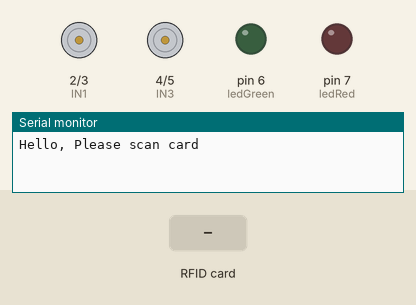
Bench run of a sketch on a simulated Arduino Uno, built with avr-gcc and run on an emulated ATmega328P. Parts: motor-driver pin pairs drawn as motors (green arrow = first pin HIGH = forward, orange = second pin HIGH = backward, longer = more drive), output pins drawn as LEDs (lit = HIGH), the last lines printed to the serial monitor. The inputs (shaded band) are chosen by the test bench. Pins used as bus, display or sensor lines are not drawn.

Above: at 1.2 s.
1.3 s: RFID card 19 73 65 B9 held to the reader
At 2.5 s:
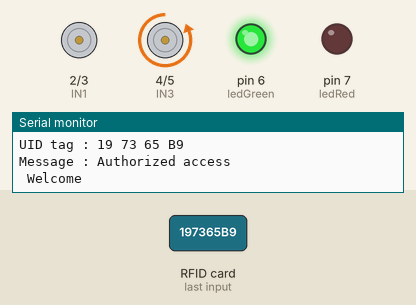
2.8 s: RFID card 5E 7A 19 C4 held to the reader
At 5.0 s:
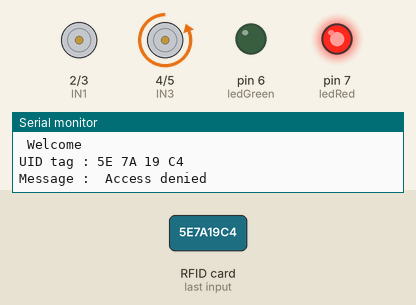
5.8 s: RFID card 19 73 65 B9 held to the reader
At 8.5 s:
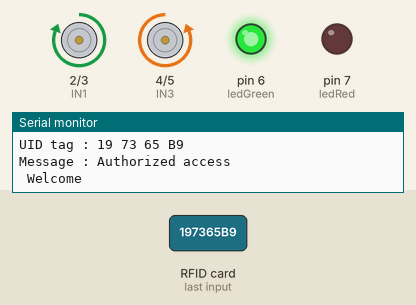
8.8 s: RFID card 5E 7A 19 C4 held to the reader
At 11.1 s:
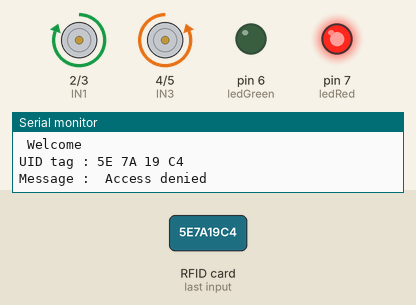
Timing chart, 0 to 12.6 s (numbered marks = the images above; inputs shaded):
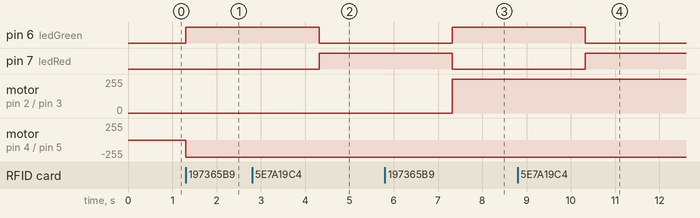

Measured:
- after the input at 1.3 s, pin 6 (ledGreen): LOW → HIGH at once; motor on pin 4 (IN3) / pin 5 (IN4): stopped → backward 255/255 at once
- after the input at 2.8 s, pin 6 (ledGreen): HIGH → LOW after 1.5 s; pin 7 (ledRed): LOW → HIGH after 1.5 s
- after the input at 5.8 s, pin 6 (ledGreen): LOW → HIGH after 1.5 s; pin 7 (ledRed): HIGH → LOW after 1.5 s; motor on pin 2 (IN1) / pin 3 (IN2): stopped → forward 255/255 after 1.5 s
- after the input at 8.8 s, pin 6 (ledGreen): HIGH → LOW after 1.5 s; pin 7 (ledRed): LOW → HIGH after 1.5 s

The sketch:

sketch_sep20a.ino
```cpp
/*
 * file name: RFID
 * Date; 11/1/2019
 * modified: Christopher Diaz-Reyes
 * Description: The RFID will read a key fob that has the same address inside content.substring(1). If correct key fob is read, green LED turns on and open door; but if different fob is read, program will denied acces0s and turn on red LED. Motor will turn counterclockwise to simulate opening a door, while rotating clockwise will be closeing.
 * All the resources for this project: https://randomnerdtutorials.com/
 * Created by FILIPEFLOP
 */

#include <SPI.h>
#include <MFRC522.h>

#define SS_PIN 10
#define RST_PIN 9
/////////////////////////////////////////////////////////////////////////////////////////////////////
MFRC522 mfrc522(SS_PIN, RST_PIN);   // Create MFRC522 instance.               This block of code is connecting the motor driver to the arduino to run the motor. The motor driver
int ledGreen = 6; //The pin the green LED is connected                         has a voltage source range from 5V-12V; the motor needs to be supplied 5V.
int ledRed = 7;
int IN1 = 2;
int IN2 = 3;
int IN3 = 4;
int IN4 = 5;
int IN5 = 8;
int _step = 0;
boolean simDoor = false; //false = clockwise, true = counter clockwise. Found online
int count = 0;
/////////////////////////////////////////////////////////////////////////////////////////////////////
/*
 * Hader file: void setup()
 * Date; 11/1/2019
 * Description: This function is initialize the arduinos ports: the pinouts, serial communication, initialize RFID, and asking user for card.
 * Modified by Christopher Diaz-Reyes
 */

void setup()
{
  Serial.begin(9600);   // Initiate a serial communication
  SPI.begin();      // Initiate  SPI bus
  mfrc522.PCD_Init();   // Initiate MFRC522
  Serial.println("Hello, Please scan card");
  Serial.println();
  pinMode(ledGreen, OUTPUT); // Green lED turn on when correct key fob is scanned.
  pinMode(ledRed, OUTPUT);  //  Red LED turn on when failed to scan appropriate kay fob.
  pinMode(IN1, OUTPUT);
  pinMode(IN2, OUTPUT);
  pinMode(IN3, OUTPUT);
  pinMode(IN4, OUTPUT);
}
/////////////////////////////////////////////////////////////////////////////////////////////////////

/*
 * Hader file: void setup()
 * Date; 11/1/2019
 * Description: This block of code goes into the MFRC522.h library which allows to scan a key fob and print out the address of the key fob.
 * Modified by Christopher Diaz-Reyes
 */

void loop()
{
  // Look for new cards
  if ( ! mfrc522.PICC_IsNewCardPresent())
  {
    return;
  }
  // Select one of the cards
  if ( ! mfrc522.PICC_ReadCardSerial())
  {
    return;
  }
  //Show UID on serial monitor
  Serial.print("UID tag :");
  String content= "";
//  byte letter;
  /////////////////////////////////////////////////////////////////////////////////////////////////////
  for (byte i = 0; i < mfrc522.uid.size; i++)
  {
     Serial.print(mfrc522.uid.uidByte[i] < 0x10 ? " 0" : " ");
     Serial.print(mfrc522.uid.uidByte[i], HEX);
     content.concat(String(mfrc522.uid.uidByte[i] < 0x10 ? " 0" : " "));
     content.concat(String(mfrc522.uid.uidByte[i], HEX));
  }

  Serial.println();
  Serial.print("Message : ");
  content.toUpperCase();

  if (content.substring(1) == "19 73 65 B9") //Can change the the amount of cards allowed to be saved in the aaray

  {
    Serial.println("Authorized access\n\r Welcome  ");
    Serial.println();
    digitalWrite(ledGreen, HIGH);
    digitalWrite(ledRed, LOW);
/////////////////////////////////////////////////////////////////////////////////////////////////////

/*
 * Hader file: mtor control
 * Date; 11/1/2019
 * Description: The motor will run when the correct key fob is scanned and will be simulating an opening door.
 * Modified by Christopher Diaz-Reyes
 */
    switch(_step)
    {
      case 0:
        digitalWrite(IN1, LOW);  //The motor is a two phase, which allows us to run the motor at one at a time using one phase at a time.
        digitalWrite(IN2, LOW);
        digitalWrite(IN3, LOW);
        digitalWrite(IN4, HIGH);
      break;
      case 1:
        digitalWrite(IN1, LOW);
        digitalWrite(IN2, LOW);
        digitalWrite(IN3, HIGH);
        digitalWrite(IN4, HIGH);
      break;
      case 2:
        digitalWrite(IN1, LOW);
        digitalWrite(IN2, LOW);
        digitalWrite(IN3, HIGH);
        digitalWrite(IN4, LOW);
      break;
      case 3:
        digitalWrite(IN1, LOW);
        digitalWrite(IN2, HIGH);
        digitalWrite(IN3, HIGH);
        digitalWrite(IN4, LOW);
      break;
      case 4:
        digitalWrite(IN1, LOW);
        digitalWrite(IN2, HIGH);
        digitalWrite(IN3, LOW);
        digitalWrite(IN4, LOW);
      break;
      case 5:
        digitalWrite(IN1, HIGH);
        digitalWrite(IN2, HIGH);
        digitalWrite(IN3, LOW);
        digitalWrite(IN4, LOW);
      break;
      case 6:
        digitalWrite(IN1, HIGH);
        digitalWrite(IN2, LOW);
        digitalWrite(IN3, LOW);
        digitalWrite(IN4, LOW);
      break;
      case 7:
        digitalWrite(IN1, HIGH);
        digitalWrite(IN2, LOW);
        digitalWrite(IN3, LOW);
        digitalWrite(IN4, HIGH);
      break;
      default:
        digitalWrite(IN1, LOW);
        digitalWrite(IN2, LOW);
        digitalWrite(IN3, LOW);
        digitalWrite(IN4, LOW);
      break;
    }
       if(simDoor)
       {
         _step++;
       }

      else
      {
        _step--;
      }

      if(_step>7)
      {
        _step=0;
      }

      if(_step<0)
      {
        _step=7;
      }
    delay(1);

    delay(3000);
  }

 else   {

    Serial.println(" Access denied");
    digitalWrite(ledGreen, LOW);
    digitalWrite(ledRed, HIGH);
    delay(3000);
 }
}
/////////////////////////////////////////////////////////////////////////////////////////////////////
```
